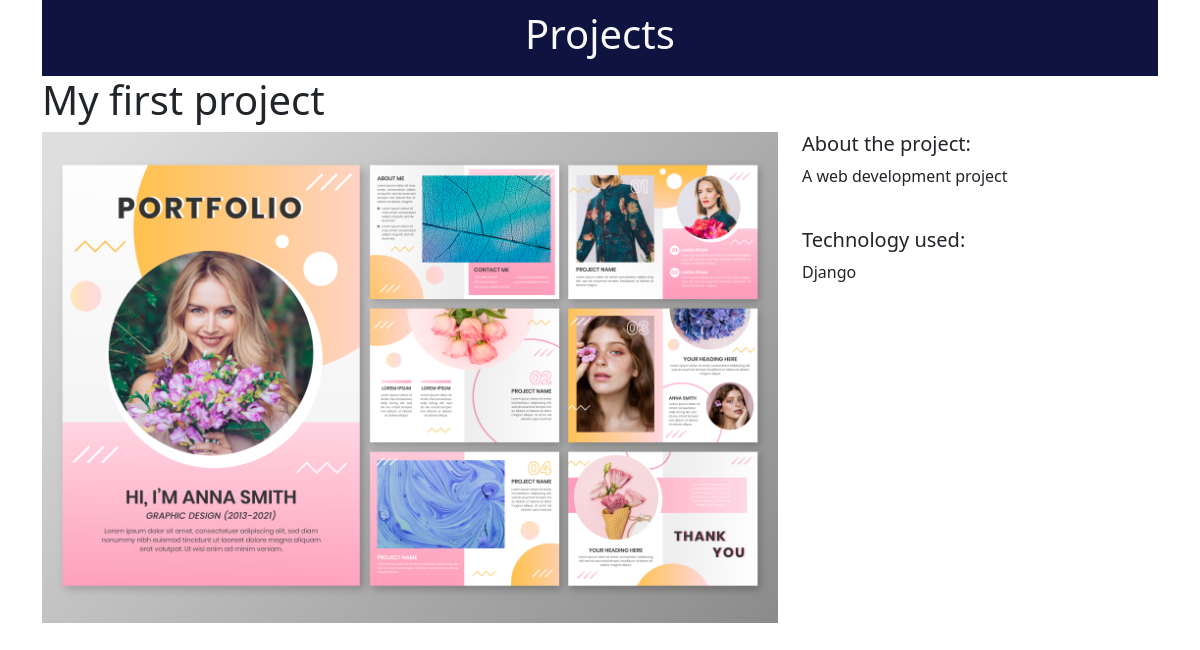
/1/, run on the app's committed database.
### portfolio_projects/models.py (models this page shows)
class project(models.Model):
    tittle = models.CharField(max_length=100)
    description = models.TextField()
    technology = models.CharField(max_length=20)
    image = models.FileField(upload_to= 'project_images/', blank=True)

### portfolio_projects/views.py (the view)
# urls.py: path('<int:pk>/', views.project_detail, name='project_detail'),
def project_detail(request, pk):
    projects = project.objects.get(pk=pk)
    context = {
        'projects' : projects
    }
    return render(request, 'portfolio_projects/project_detail.html', context)

### portfolio_projects/Templates/portfolio_projects/project_detail.html
{% extends "base.html" %}
{% block page_content %}
<h1>{{ projects.tittle }}</h1>
<div class="row">
    <div class="col-md-8">
        {% if projects.image %}
            <img src="{{ projects.image.url }}" width="100%">
        {% endif %}
    </div>
    <div class="col-md-4">
        <h5>About the project:</h5>
        <p>{{ projects.description }}</p>
        <br>
        <h5>Technology used:</h5>
        <p>{{ projects.technology }}</p>
    </div>
</div>
{% endblock page_content %}

### data on the page
project: tittle "My first project", image (picture), description "A web development project", technology "Django"
